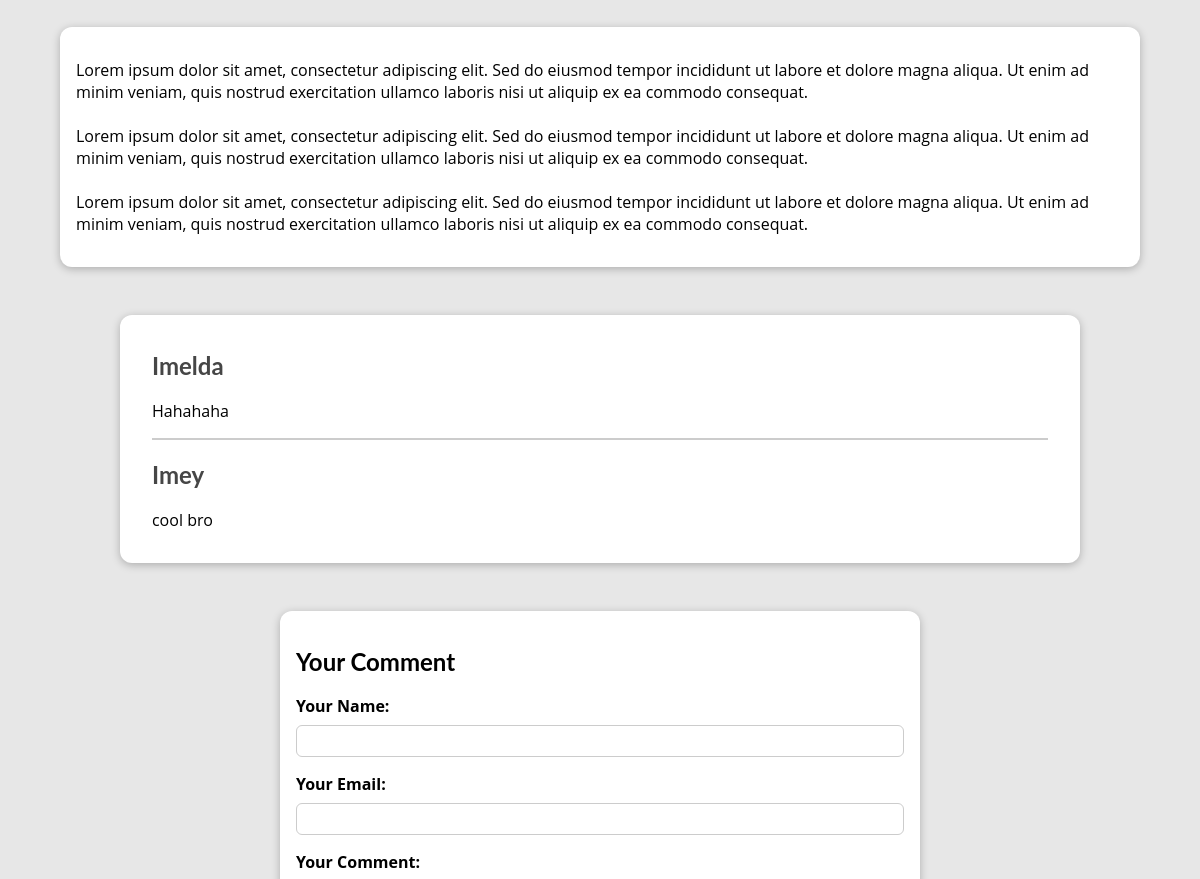
Before: /posts/my-first-post (middle part) with the older database file.
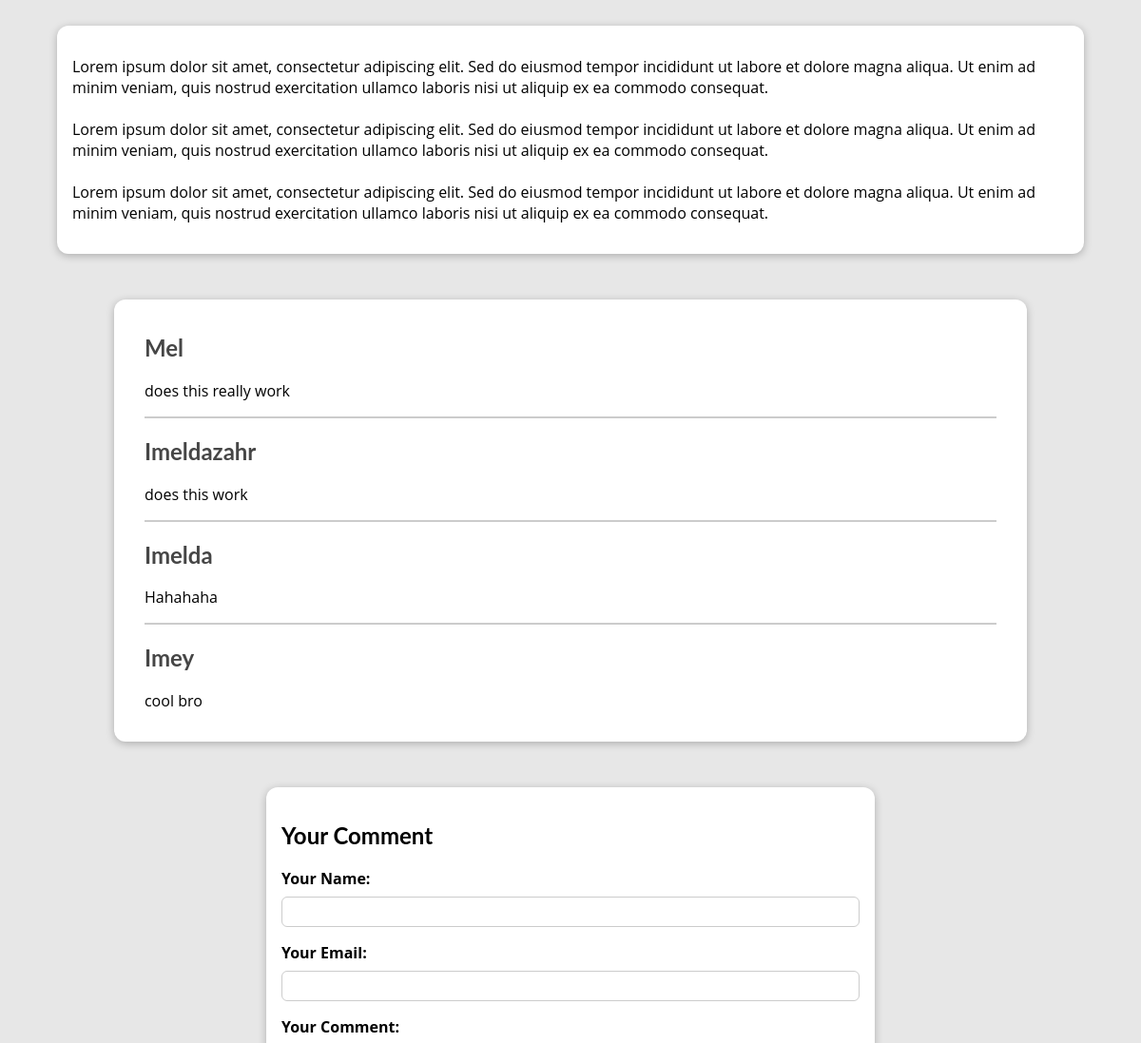
After: the same page with the newer database file.
### blog/models.py (models this page shows, shortened)
class Post(models.Model):
    title = models.CharField(max_length=150)
    excerpt = models.CharField(max_length=200)
    image = models.ImageField(upload_to="posts", null=True)
    date = models.DateField(auto_now=True)  # Automatically set the date when the post is created or updated
    slug = models.SlugField(unique=True, db_index=True)  # Unique identifier for the post, used in URLs
    content = models.TextField(validators=[MinLengthValidator(10)])  # Content of the post with a minimum length of 10 characters
    tags = models.ManyToManyField(Tag)  # Many-to-many relationship with Tag
    author = models.ForeignKey(
        Author, on_delete=models.SET_NULL, null=True, related_name='posts')

class Comment(models.Model):
    user_name = models.CharField(max_length=120) # Your Name
    user_email = models.EmailField() # Your Email
    text = models.TextField(max_length=400)
    post = models.ForeignKey(
        Post, on_delete=models.CASCADE, related_name='comments'  # If a post is deleted, its comments are also deleted
    )

### blog/views.py (the view, shortened to what this page needs)
# urls.py: path("posts/<slug:slug>", views.SinglePostView.as_view(), name="post-detail-page"), # /posts/my-first-post (search engine friendly identifier)
class SinglePostView(View):
    def is_stored_post(self, request, post_id):
        stored_posts = request.session.get("stored_posts")
        if stored_posts is not None:
            is_save_for_later = post_id in stored_posts
        else:
            is_save_for_later = False
        return is_save_for_later
    def get(self, request, slug):
        post = Post.objects.get(slug=slug)
        context = {
            "post": post,
            "post_tags": post.tags.all(),
            "comment_form": CommentForm(),
            "comments": post.comments.all().order_by("-id"),  # Fetch all comments associated with the post
            "saved_for_later": self.is_stored_post(request, post.id)
        }
        return render(request, "blog/post-detail.html", context)

### blog/forms.py
class CommentForm(forms.ModelForm):
    class Meta:
        model = Comment
        exclude = ["post"]
        labels = {
            "user_name": "Your Name",
            "user_email": "Your Email",
            "text": "Your Comment"
        }

### blog/models.py (called while the page is built)
    def full_name(self):
        return f"{self.first_name} {self.last_name}"

    def __str__(self):
        return self.full_name()

### blog/templates/blog/post-detail.html (shortened to what this page needs)
{% extends "base.html" %}
{% load static %}
{% block css_files %}
    <link rel="stylesheet" href="{% static "blog/post-detail.css" %}" />
{% endblock %}
{% block content %}
    <main>
        {{ post.content|linebreaks }}
    </main>
    <section id="comments">
        <ul>
            {% for comment in comments %}
                <li>
                    <h2>{{ comment.user_name }}</h2>
                    <p>{{ comment.text|linebreaks }}</p>
                </li>
            {% endfor %}
        </ul>
    </section>
    <section id="comment-form">
        <h2>Your Comment</h2>
        <form action="{% url "post-detail-page" post.slug %}" method="POST">
            {% for form_field in comment_form %}
            <div class="form-control {% if form_field.errors %}invalid{% endif %}">
                {{ form_field.label_tag }}
                {{ form_field }}
            </div>
            {% endfor %}
        </form>
    </section>
{% endblock %}

### templates/base.html (shortened to what this page needs)
{% load static %}
<!DOCTYPE html>
<html lang="en">
<head>
    <link rel="stylesheet" href="{% static "app.css" %}">
    {% block css_files %}{% endblock %}
</head>
<body>
    {% block content %}
    {% endblock %}
</body>
</html>

### static/app.css (style rules this page uses)
* { box-sizing: border-box; }
html { font-family: 'Open Sans', 'Lato', sans-serif; }
body { margin: 0; }
h1, h2, h3 { font-family: 'Lato', sans-serif; font-weight: bold; }

### blog/static/blog/post-detail.css (style rules this page uses)
body { background-color: #e7e7e7; }
main { width: 90%; max-width: 90rem; margin: 3rem auto; background-color: white; padding: 1rem; border-radius: 12px; box-shadow: 0 2px 8px rgba(0, 0, 0, 0.25); }
#comment-form { margin: 3rem auto; width: 90%; max-width: 40rem; border-radius: 12px; background-color: white; box-shadow: 0 2px 8px rgba(0, 0, 0, 0.25); padding: 1rem; }
.form-control { margin-bottom: 1rem; }
.form-control label { font-weight: bold; margin-bottom: 0.5rem; display: block; }
.form-control input, .form-control textarea { display: block; width: 100%; font: inherit; padding: 0.25rem; border-radius: 6px; border: 1px solid #ccc; }
#comments { margin: 3rem auto; width: 90%; max-width: 60rem; border-radius: 12px; background-color: white; box-shadow: 0 2px 8px rgba(0, 0, 0, 0.25); padding: 1rem 2rem; }
#comments ul { list-style: none; margin: 0; padding: 0; }
#comments li { margin-bottom: 1rem; border-bottom: 2px solid #ccc; }
#comments li:last-child { border-bottom: none; }
#comments h2 { color: #464646; }

Changed rows visible on the page:
added Comment: user_name "Mel", text "does this really work"
added Comment: user_name "Imeldazahr", text "does this work"
